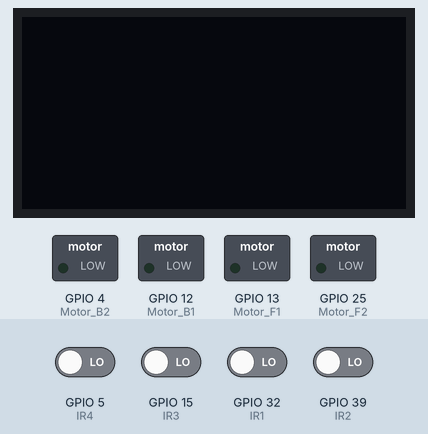
Recording of a sketch running on a simulated ESP32. On the bench: 128×64 one-colour display, switched loads named in the sketch (green lamp = pin HIGH). The inputs (shaded band) are chosen by the test bench; at power-on: GPIO 5 (IR4), GPIO 15 (IR3), GPIO 32 (IR1), GPIO 39 (IR2) LOW.

Above: at 2.2 s.
2.3 s: GPIO 5 (IR4) driven HIGH
At 3.3 s:
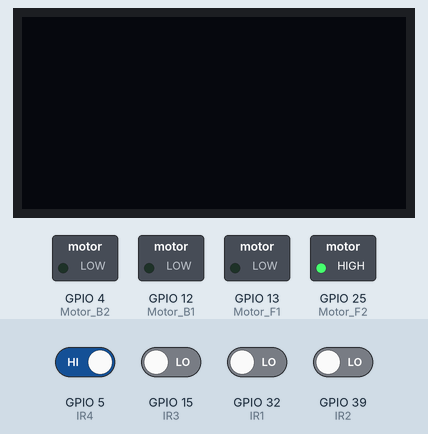
3.8 s: GPIO 5 (IR4) driven LOW and GPIO 15 (IR3) driven HIGH
At 4.5 s:
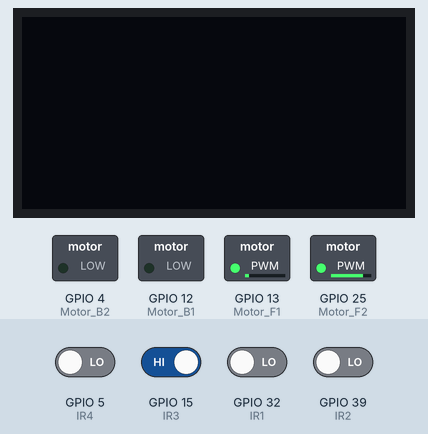
5.3 s: GPIO 32 (IR1) driven HIGH
At 5.6 s:
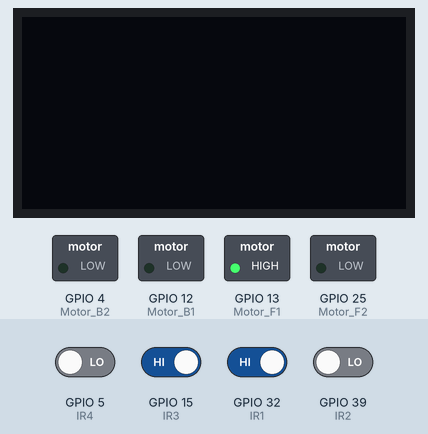
6.8 s: GPIO 39 (IR2) driven HIGH
At 8.0 s:
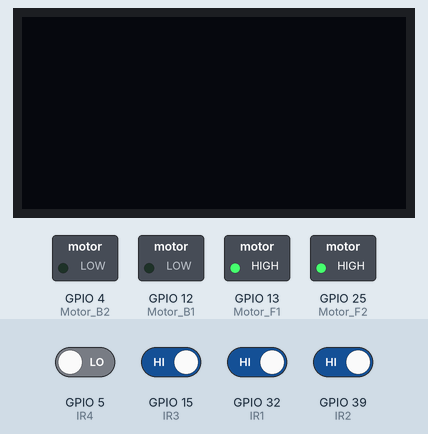
8.3 s: GPIO 39 (IR2) driven LOW
At 9.1 s:
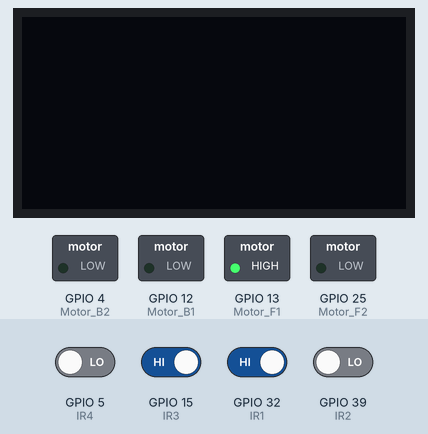
9.8 s: GPIO 32 (IR1) driven LOW
At 10.2 s:
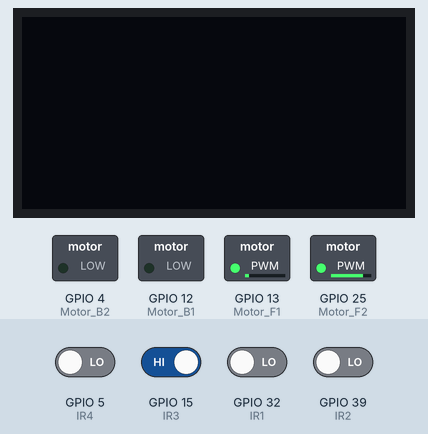
Timing chart, 0 to 12.3 s (numbered marks = the images above; inputs shaded):
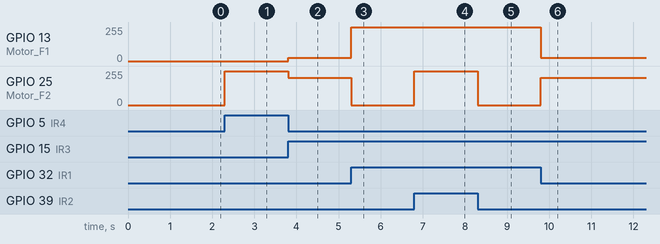

The sketch:

StripSensor2.ino
```cpp
#include <Wire.h>
#include <Adafruit_GFX.h>
#include <Adafruit_SH110X.h>
#include <WiFi.h>
#include <esp_now.h>
#include <Adafruit_NeoPixel.h>

// OLED pins
#define i2c_Address 0x3c // OLED screen I2C address
#define SCREEN_WIDTH 128
#define SCREEN_HEIGHT 64
#define OLED_RESET -1

Adafruit_SH1106G display = Adafruit_SH1106G(SCREEN_WIDTH, SCREEN_HEIGHT, &Wire, OLED_RESET); // Creating an object for communication with the OLED screen

// IR Sensor Pins
#define IR1 32
#define IR2 39
#define IR3 15
#define IR4 5

// OLED pins
#define i2c_Address 0x3c // OLED screen I2C address
#define SCREEN_WIDTH 128
#define SCREEN_HEIGHT 64
#define OLED_RESET -1

// Motor and PWM pins
#define Motor_B1 12
#define Motor_F1 13
#define Motor_B2 4
#define Motor_F2 25

#define Resolution 8
#define Freq 1000

#define PWM_CHANNEL_B1 0
#define PWM_CHANNEL_F1 1
#define PWM_CHANNEL_B2 2
#define PWM_CHANNEL_F2 3

void setup() {
  // Initialize the display
  display.begin(i2c_Address,true);
  display.clearDisplay();
  display.setTextColor(SH110X_WHITE);

  pinMode(IR1, INPUT);
  pinMode(IR2, INPUT);
  pinMode(IR3, INPUT);
  pinMode(IR4, INPUT);

  // Set up PWM channels for motors
  ledcAttach(Motor_F1, Freq, Resolution);
  ledcAttach(Motor_F2, Freq, Resolution);
  ledcAttach(Motor_B1, Freq, Resolution);
  ledcAttach(Motor_B2, Freq, Resolution);

  delay(1000);
}

void loop()
{
   // If car is on course
  if (digitalRead(IR2) && digitalRead(IR3)) {
    motorsWrite(1, 1, 0, 0);
  }
  // Extreme correcting to the left
  else if(digitalRead(IR1)){
    motorsWrite(1,0,0,0);
    while(!digitalRead(IR2) && !digitalRead(IR3));
  }
  // Extreme correcting to the right
  else if(digitalRead(IR4)){
    motorsWrite(0,1,0,0);
    while(!digitalRead(IR2) && !digitalRead(IR3));
  }
  // Correcting to the left
  else if (digitalRead(IR2)) {
    motorsWrite(0.8, 0.1, 0, 0);
  }
  // Correcting to the right
  else if (digitalRead(IR3)) {
    motorsWrite(0.1, 0.8, 0, 0);
  }
  // Stop
  else {
    motorsWrite(0,0,0,0);
  }
}


//FUNCTIONS

void motorsWrite(float m1, float m2, float m3, float m4) {
  ledcWrite(Motor_F1, m1 * 255);
  ledcWrite(Motor_F2, m2 * 255);
  ledcWrite(Motor_B1, m3 * 255);
  ledcWrite(Motor_B2, m4 * 255);
}


void displayMessage(String title, String message)
{
  display.clearDisplay();               // Clear the OLED display
  display.setTextSize(1);              // Set text size
  display.setCursor(0, 0);             // Set cursor position
  display.println(title);              // Print title
  display.setCursor(0, 10);           // Move cursor to next line
  display.println(message);           // Print the message
  display.display();                   // Update the display
}
```

Measured:
- after the input at 2.3 s, GPIO 25 (Motor_F2): 0/255 → 255/255 at once
- after the input at 3.8 s, GPIO 13 (Motor_F1): 0/255 → 25/255 at once; GPIO 25 (Motor_F2): 255/255 → 203/255 at once
- after the input at 5.3 s, GPIO 13 (Motor_F1): 25/255 → 255/255 at once; GPIO 25 (Motor_F2): 203/255 → 0/255 at once
- after the input at 6.8 s, GPIO 25 (Motor_F2): 0/255 → 255/255 at once
- after the input at 8.3 s, GPIO 25 (Motor_F2): 255/255 → 0/255 at once
- after the input at 9.8 s, GPIO 13 (Motor_F1): 255/255 → 25/255 at once; GPIO 25 (Motor_F2): 0/255 → 203/255 at once
